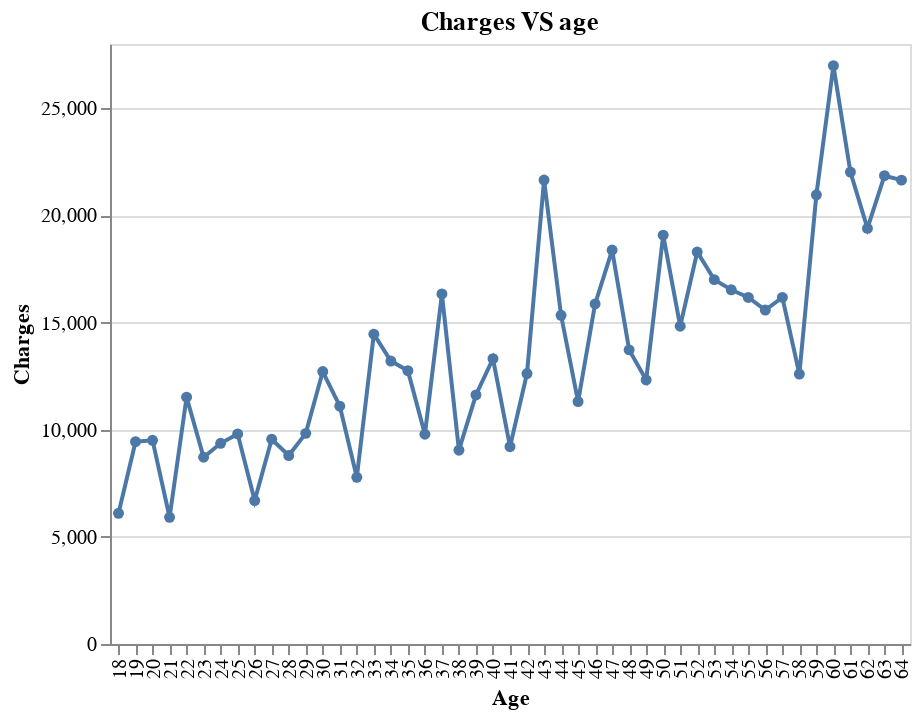

The notebook cell saved with this chart:
### Markdown cell above
**Let's see if medical expenses tend to change with the age of a person**

### Code cell
training_df = X_train
training_df['charges'] = y_train


alt.Chart(training_df.groupby(['age']).mean().reset_index()).mark_line(point = True).encode(
    alt.X('age:N', title = 'Age'),
    alt.Y('charges:Q', title = 'Charges')
).properties(title='Charges VS age')

### Figure 1 — Vega-Lite specification as saved in the notebook (floating-point values rounded to 4 significant figures)
{"$schema": "https://vega.github.io/schema/vega-lite/v3.4.0.json", "config": {"mark": {"tooltip": null}, "view": {"height": 300, "width": 400}}, "data": {"name": "data-cc17e1dc6676bf98e3e94799efa3aea1"}, "datasets": {"data-cc17e1dc6676bf98e3e94799efa3aea1": [{"age": 18, "bmi": 31.52, "charges": 6099.0, "children": 0.4348}, {"age": 19, "bmi": 27.51, "charges": 9440.0, "children": 0.3962}, {"age": 20, "bmi": 31.3, "charges": 9504.0, "children": 1.095}, {"age": 21, "bmi": 30.13, "charges": 5913.0, "children": 0.7222}, {"age": 22, "bmi": 31.53, "charges": 11520.0, "children": 0.6087}, {"age": 23, "bmi": 31.89, "charges": 8715.0, "children": 0.7647}, {"age": 24, "bmi": 29.05, "charges": 9365.0, "children": 0.5}, {"age": 25, "bmi": 29.93, "charges": 9804.0, "children": 1.286}, {"age": 26, "bmi": 27.47, "charges": 6696.0, "children": 1.053}, {"age": 27, "bmi": 28.59, "charges": 9557.0, "children": 0.8421}, {"age": 28, "bmi": 29.13, "charges": 8794.0, "children": 1.15}, {"age": 29, "bmi": 30.6, "charges": 9830.0, "children": 1.312}, {"age": 30, "bmi": 31.54, "charges": 12710.0, "children": 1.7}, {"age": 31, "bmi": 29.91, "charges": 11100.0, "children": 1.348}, {"age": 32, "bmi": 31.52, "charges": 7779.0, "children": 1.056}, {"age": 33, "bmi": 30.41, "charges": 14460.0, "children": 1.688}, {"age": 34, "bmi": 30.33, "charges": 13200.0, "children": 1.059}, {"age": 35, "bmi": 31.15, "charges": 12750.0, "children": 1.6}, {"age": 36, "bmi": 29.81, "charges": 9788.0, "children": 1.312}, {"age": 37, "bmi": 30.84, "charges": 16340.0, "children": 1.588}, {"age": 38, "bmi": 27.24, "charges": 9044.0, "children": 1.471}, {"age": 39, "bmi": 30.71, "charges": 11620.0, "children": 2}, {"age": 40, "bmi": 30.73, "charges": 13310.0, "children": 1.941}, {"age": 41, "bmi": 32.01, "charges": 9206.0, "children": 1.333}, {"age": 42, "bmi": 31.44, "charges": 12620.0, "children": 1}, {"age": 43, "bmi": 30.66, "charges": 21650.0, "children": 1.667}, {"age": 44, "bmi": 29.76, "charges": 15340.0, "children": 1.158}, {"age": 45, "bmi": 30.39, "charges": 11310.0, "children": 1.5}, {"age": 46, "bmi": 31.65, "charges": 15870.0, "children": 1.444}, {"age": 47, "bmi": 30.58, "charges": 18380.0, "children": 1.348}, {"age": 48, "bmi": 31.42, "charges": 13730.0, "children": 1.333}, {"age": 49, "bmi": 30.13, "charges": 12320.0, "children": 1.476}, {"age": 50, "bmi": 30.09, "charges": 19080.0, "children": 1.067}, {"age": 51, "bmi": 33.49, "charges": 14830.0, "children": 0.9048}, {"age": 52, "bmi": 32.33, "charges": 18290.0, "children": 1.348}, {"age": 53, "bmi": 30.84, "charges": 17000.0, "children": 1.263}, {"age": 54, "bmi": 30.29, "charges": 16530.0, "children": 1.444}, {"age": 55, "bmi": 31.63, "charges": 16170.0, "children": 1.056}, {"age": 56, "bmi": 30.72, "charges": 15580.0, "children": 1.059}, {"age": 57, "bmi": 29.87, "charges": 16180.0, "children": 0.5556}, {"age": 58, "bmi": 32.64, "charges": 12600.0, "children": 0.1579}, {"age": 59, "bmi": 31.12, "charges": 20960.0, "children": 1.421}, {"age": 60, "bmi": 30.66, "charges": 26990.0, "children": 0.4667}, {"age": 61, "bmi": 32.63, "charges": 22030.0, "children": 0.8571}, {"age": 62, "bmi": 31.97, "charges": 19400.0, "children": 0.7143}, {"age": 63, "bmi": 31.98, "charges": 21850.0, "children": 0.4118}, {"age": 64, "bmi": 32.79, "charges": 21650.0, "children": 0.5294}]}, "encoding": {"x": {"field": "age", "title": "Age", "type": "nominal"}, "y": {"field": "charges", "title": "Charges", "type": "quantitative"}}, "mark": {"point": true, "type": "line"}, "title": "Charges VS age"}
